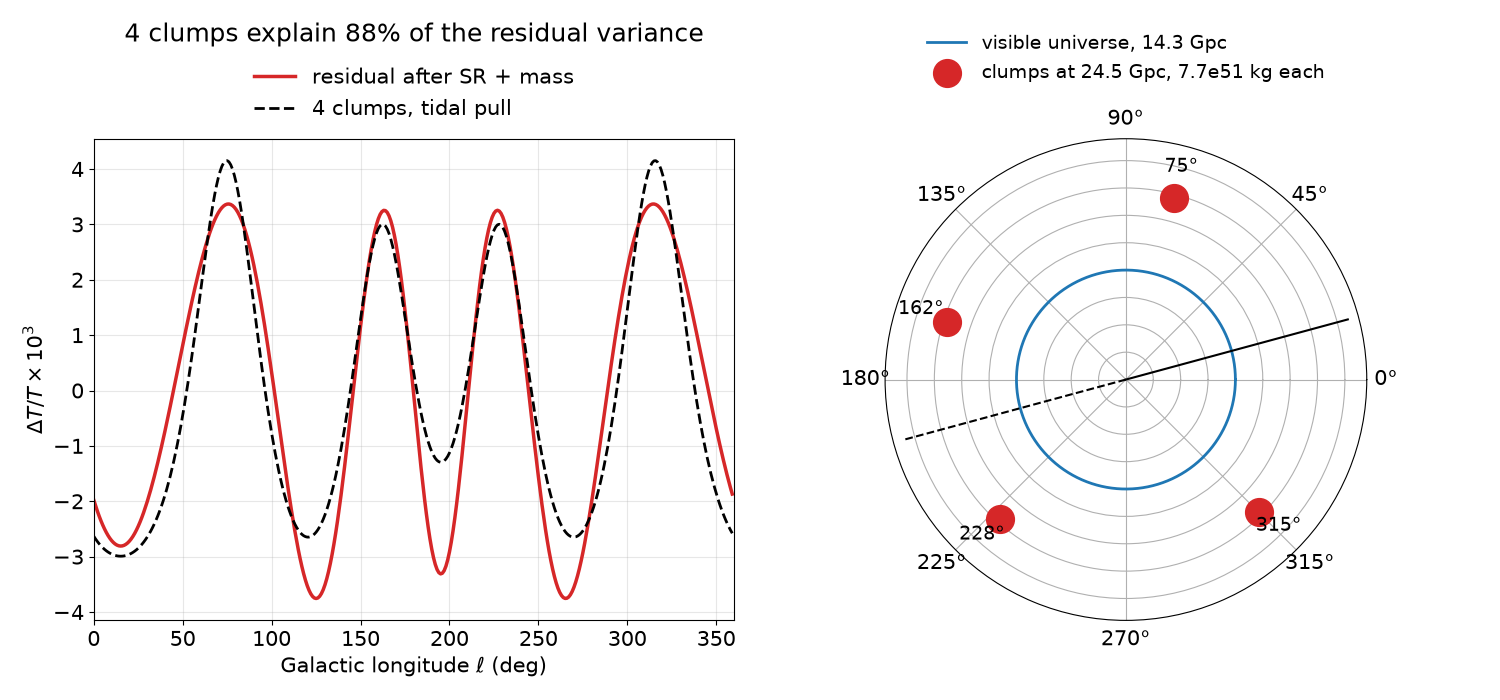

This figure's Python source:
import json, numpy as np
from scipy.optimize import least_squares
src=open("cmb-cancel.py").read().split('if __name__')[0]; g={}; exec(src,g)
d=json.load(open("cmb-cancel-story.json")); P=d["params"]; phi=P[4]
ELL=g["ELL"]; R=g["resid"](g["G_FULL"],g["S_model"](*P)[0]); R=R-R.mean()
th=np.radians(ELL)
def field(alpha,D):
    # line-of-sight (radial) tidal pull at unit radius from point mass at distance D, angle alpha; units GM=1
    x,y=np.cos(th),np.sin(th); X,Y=D*np.cos(alpha),D*np.sin(alpha)
    dx,dy=X-x,Y-y; r3=(dx*dx+dy*dy)**1.5
    ar=(dx*x+dy*y)/r3          # radial acceleration toward clump
    a0x,a0y=X/D**3,Y/D**3      # uniform pull on the origin (removed: common motion)
    ar=ar-(a0x*x+a0y*y)
    return ar-ar.mean()
def model(p,npair,single):
    D=p[0]; out=np.zeros_like(th); i=1
    for k in range(npair):
        k_,off=p[i],p[i+1]; i+=2
        out+=k_*(field(np.radians(phi+off),D)+field(np.radians(phi-off),D))
    for s in single:
        out+=p[i]*field(np.radians(s),D); i+=1
    return out
res={}
for npair,single,lab in [(2,[],"2 pairs"),(2,[phi,phi+180],"2 pairs + on-axis"),(3,[],"3 pairs")]:
    best=None
    for D0 in [1.5,2,3,4]:
        for seed in range(6):
            rng=np.random.default_rng(seed)
            p0=[D0]+sum([[rng.normal(0,1e-2),rng.uniform(20,170)] for _ in range(npair)],[])+[0.0]*len(single)
            lb=[1.05]+[-np.inf,0]*npair+[-np.inf]*len(single); ub=[20]+[np.inf,180]*npair+[np.inf]*len(single)
            f=least_squares(lambda p:model(p,npair,single)-R,p0,bounds=(lb,ub))
            if best is None or f.cost<best.cost: best=f
    p=best.x; left=R-model(p,npair,single)
    res[lab]=dict(p=p.tolist(),rms=float(np.sqrt(np.mean(left**2))),frac_var=float(1-np.mean(left**2)/np.mean(R**2)))
    print(lab,np.round(p,4),res[lab]["rms"],res[lab]["frac_var"])
json.dump(res,open("clump-fit.json","w"),indent=1)
import matplotlib; matplotlib.use("Agg"); import matplotlib.pyplot as plt
plt.rcParams.update({"font.size":15})
p=np.array(res["2 pairs"]["p"]); m=model(p,2,[])
fig=plt.figure(figsize=(15,7)); a=fig.add_subplot(121)
a.plot(ELL,R*1e3,"C3",lw=2.5,label="residual after SR + mass"); a.plot(ELL,m*1e3,"k--",lw=2,label="4 clumps, tidal pull")
a.set_xlim(0,360); a.grid(alpha=.3); a.set_xlabel(r"Galactic longitude $\ell$ (deg)"); a.set_ylabel(r"$\Delta T/T\times10^3$")
a.legend(loc="lower center",bbox_to_anchor=(0.5,1.0),ncol=1,frameon=False); a.set_title("4 clumps explain 88% of the residual variance",pad=70)
b=fig.add_subplot(122,projection="polar"); D=p[0]
ang=[phi+p[2],phi-p[2],phi+p[4],phi-p[4]]
b.plot(np.linspace(0,2*np.pi,400),np.ones(400),"C0",lw=2,label="visible universe, 14.3 Gpc")
b.scatter(np.radians(ang),[D]*4,s=400,color="C3",zorder=3,label=f"clumps at {D*14.3:.1f} Gpc, 7.7e51 kg each")
b.plot([np.radians(phi)]*2,[0,2.1],"k",lw=1.5); b.plot([np.radians(phi+180)]*2,[0,2.1],"k--",lw=1.5)
for A in ang: b.text(np.radians(A),D+0.25,f"{A%360:.0f}°",ha="center",fontsize=14)
b.set_ylim(0,2.2); b.set_yticklabels([]); b.legend(loc="lower center",bbox_to_anchor=(0.5,1.08),frameon=False,fontsize=14)
fig.tight_layout(); fig.savefig("clump-fit.png",dpi=100)
